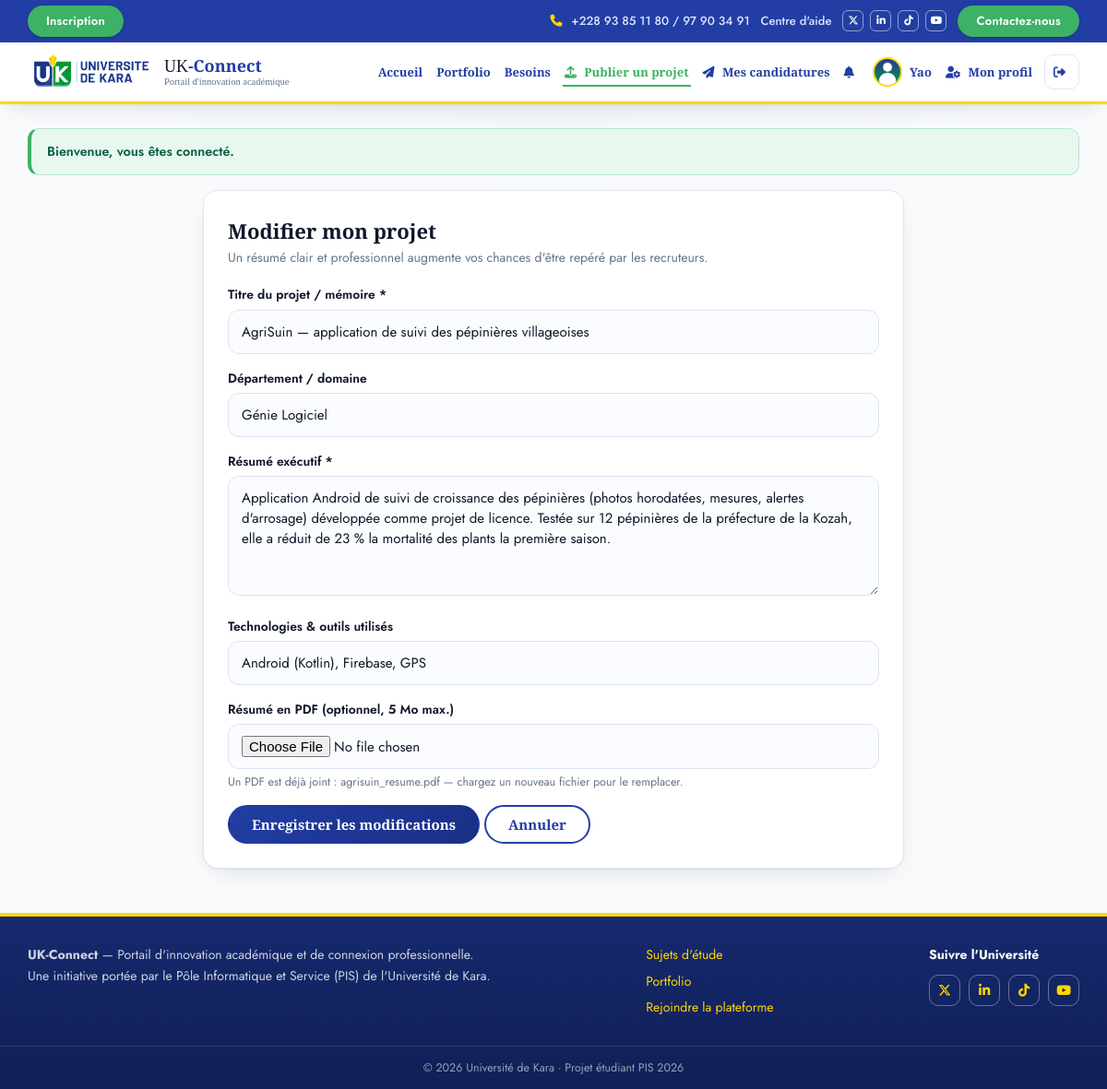
The app's page /projet-publier.php?id=1 (signed in) with its own data.
### tables this page shows
CREATE TABLE utilisateurs (
    id                INT UNSIGNED  NOT NULL AUTO_INCREMENT COMMENT 'Identifiant unique du compte',
    nom               VARCHAR(100)  NOT NULL                COMMENT 'Nom de famille',
    prenom            VARCHAR(100)  NOT NULL                COMMENT 'Prénom',
    email             VARCHAR(150)  NOT NULL                COMMENT 'Identifiant de connexion (unique)',
    telephone         VARCHAR(20)   NULL                    COMMENT 'Contact visible aux partenaires',
    mot_de_passe      VARCHAR(255)  NOT NULL                COMMENT 'Hachage password_hash (bcrypt/argon2) — JAMAIS en clair',
    role_id           TINYINT UNSIGNED NOT NULL             COMMENT 'Rôle du compte → roles(id)',
    id_faculte        INT UNSIGNED  NULL                    COMMENT 'Faculté de rattachement (étudiants)',
    nom_structure     VARCHAR(150)  NULL                    COMMENT 'Raison sociale (partenaires uniquement)',
    niveau_etudes     VARCHAR(60)   NULL                    COMMENT 'Niveau d''études actuel (Licence 3, Master 1, Ingénieur…)',
    photo_profil      VARCHAR(255)  NULL                    COMMENT 'Nom du fichier avatar',
    banniere_profil   VARCHAR(255)  NULL                    COMMENT 'Nom du fichier bannière de couverture',
    bio               TEXT          NULL                    COMMENT 'Présentation libre du profil',
    actif             BOOLEAN       NOT NULL DEFAULT TRUE   COMMENT 'Suppression douce : FALSE = compte désactivé',
    date_creation     TIMESTAMP     NOT NULL DEFAULT CURRENT_TIMESTAMP COMMENT 'Création du compte',
    date_modification TIMESTAMP     NOT NULL DEFAULT CURRENT_TIMESTAMP
                                    ON UPDATE CURRENT_TIMESTAMP COMMENT 'Dernière mise à jour (auto)',
    PRIMARY KEY (id),
    UNIQUE KEY uq_utilisateurs_email (email),
    KEY idx_utilisateurs_role (role_id),
    CONSTRAINT fk_utilisateurs_role     FOREIGN KEY (role_id)   REFERENCES roles(id)
                                        ON DELETE RESTRICT ON UPDATE CASCADE,
    CONSTRAINT fk_utilisateurs_faculte  FOREIGN KEY (id_faculte) REFERENCES facultes(id)
                                        ON DELETE SET NULL ON UPDATE CASCADE,
    CONSTRAINT chk_utilisateurs_email   CHECK (email LIKE '%_@_%._%'),
    CONSTRAINT chk_utilisateurs_mdp     CHECK (CHAR_LENGTH(mot_de_passe) >= 20)
                                         
                                         
);

CREATE TABLE projets_etudiants (
    id                  INT UNSIGNED NOT NULL AUTO_INCREMENT COMMENT 'Identifiant du projet',
    id_etudiant         INT UNSIGNED NOT NULL                COMMENT 'Auteur → utilisateurs(id)',
    titre_projet        VARCHAR(200) NOT NULL                COMMENT 'Titre du mémoire / projet',
    departement         VARCHAR(150) NULL                    COMMENT 'Domaine d''étude précis',
    resume_executif     TEXT         NOT NULL                COMMENT 'Résumé complet du projet',
    technologies_outils VARCHAR(255) NULL                    COMMENT 'Outils / méthodes utilisés',
    fichier_resume_pdf  VARCHAR(255) NULL                    COMMENT 'Nom du fichier PDF joint',
    date_publication    TIMESTAMP    NOT NULL DEFAULT CURRENT_TIMESTAMP COMMENT 'Mise en ligne',
    date_modification   TIMESTAMP    NOT NULL DEFAULT CURRENT_TIMESTAMP
                                     ON UPDATE CURRENT_TIMESTAMP COMMENT 'Dernière mise à jour (auto)',
    PRIMARY KEY (id),
    KEY idx_projets_etudiant_date (id_etudiant, date_publication),   
    FULLTEXT KEY ft_projets_recherche (titre_projet, resume_executif)  
);

### includes/auth.php (called while the page is built, shortened)
<?php
require_once __DIR__ . '/../config/database.php';
require_once __DIR__ . '/functions.php';
function current_user(): ?array
{
    static $cache = false;
    global $USER_COURANT;
    if ($cache !== false) return $USER_COURANT;
    $cache = true;
    $st = db()->prepare(
        'SELECT u.*, r.code AS role_code, f.sigle AS faculte_sigle
         FROM utilisateurs u
         JOIN roles r        ON r.id = u.role_id
         LEFT JOIN facultes f ON f.id = u.id_faculte
         WHERE u.id = ? AND u.actif = 1'
    );
    $st->execute([$_SESSION['user_id']]);
    $u = $st->fetch();
    $USER_COURANT = $u;
    return $u;
}
function est_etudiant(): bool  { $u = current_user(); return $u && $u['role_code'] === 'etudiant'; }
function est_partenaire(): bool{ $u = current_user(); return $u && $u['role_code'] === 'partenaire'; }
function est_admin(): bool     { $u = current_user(); return $u && $u['role_code'] === 'admin'; }
function require_login(): array
{
    $u = current_user();
    return $u;
}
function require_role(string ...$roles): array
{
    $u = require_login();
    return $u;
}

### config/database.php (called while the page is built, shortened)
<?php
function db(): PDO
{
    static $pdo = null;
    if ($pdo === null) {
        $dsn = 'mysql:host=' . DB_HOST . ';dbname=' . DB_NAME . ';charset=utf8mb4';
        try {
            $pdo = new PDO($dsn, DB_USER, DB_PASS, [
                PDO::ATTR_ERRMODE            => PDO::ERRMODE_EXCEPTION,
                PDO::ATTR_DEFAULT_FETCH_MODE => PDO::FETCH_ASSOC,
                PDO::ATTR_EMULATE_PREPARES   => false,
            ]);
        } catch (PDOException $e) {
            die('Impossible de se connecter à la base de données.
                 Vérifiez que MySQL est démarré dans XAMPP et que la base « ukconnect »
                 est importée (voir README.md).');
        }
    }
    return $pdo;
}

### projet-publier.php (the view, shortened to what this page needs)
<?php
require_once __DIR__ . '/includes/auth.php';
$u = require_role('etudiant');
$pdo = db();
$id = (int)($_GET['id'] ?? 0);
$projet = null;
if ($id > 0) {
    $st = $pdo->prepare('SELECT * FROM projets_etudiants WHERE id = ? AND id_etudiant = ?');
    $st->execute([$id, $u['id']]);
    $projet = $st->fetch();
}
$v = [
    'titre_projet'       => $projet['titre_projet'] ?? '',
    'departement'        => $projet['departement'] ?? '',
    'resume_executif'    => $projet['resume_executif'] ?? '',
    'technologies_outils'=> $projet['technologies_outils'] ?? '',
];
$titre = $projet ? 'Modifier mon projet' : 'Publier un projet';
require __DIR__ . '/includes/header.php';
?>
<div class="panneau panneau-moyenne">
  <div class="titre-panneau">
    <h1><?= e($titre) ?></h1>
    <p>Un résumé clair et professionnel augmente vos chances d'être repéré par les recruteurs.</p>
  </div>
  <form method="post" enctype="multipart/form-data">
    <div class="champ">
      <label for="titre_projet">Titre du projet / mémoire *</label>
      <input type="text" id="titre_projet" name="titre_projet" required maxlength="200"
             value="<?= e($v['titre_projet']) ?>">
    </div>
    <div class="champ">
      <label for="departement">Département / domaine</label>
      <input type="text" id="departement" name="departement" maxlength="150"
             placeholder="Ex. : Génie logiciel, Sciences de gestion…"
             value="<?= e($v['departement']) ?>">
    </div>
    <div class="champ">
      <label for="resume_executif">Résumé exécutif *</label>
      <textarea id="resume_executif" name="resume_executif" required
                placeholder="Problème traité, méthodologie, résultats obtenus, recommandations…"><?= e($v['resume_executif']) ?></textarea>
    </div>
    <div class="champ">
      <label for="technologies_outils">Technologies & outils utilisés</label>
      <input type="text" id="technologies_outils" name="technologies_outils" maxlength="255"
             placeholder="Ex. : Android (Kotlin), SPSS, QGIS…"
             value="<?= e($v['technologies_outils']) ?>">
    </div>
    <div class="champ">
      <label for="fichier_pdf">Résumé en PDF (optionnel, 5 Mo max.)</label>
      <input type="file" id="fichier_pdf" name="fichier_pdf" accept=".pdf,application/pdf">
      <?php if ($projet && $projet['fichier_resume_pdf']): ?>
        <div class="aide">Un PDF est déjà joint : <?= e($projet['fichier_resume_pdf']) ?> — chargez un nouveau fichier pour le remplacer.</div>
      <?php endif; ?>
    </div>
    <button type="submit" class="btn btn-bleu"><?= $projet ? 'Enregistrer les modifications' : 'Publier mon projet' ?></button>
    <a class="btn btn-outline" href="<?= url($projet ? 'projet-voir.php?id=' . $projet['id'] : 'projets.php') ?>">Annuler</a>
  </form>
</div>
<?php require __DIR__ . '/includes/footer.php'; ?>

### includes/header.php (shortened to what this page needs)
<?php
require_once __DIR__ . '/auth.php';
$u = current_user();
$titre = $titre ?? APP_NAME;
$chemin = $_SERVER['SCRIPT_NAME'] ?? '';
$navActif = function (string $suffixe) use ($chemin): string {
    if ($suffixe === '/index.php' && str_ends_with($chemin, 'admin/index.php')) return '';
    return str_ends_with($chemin, $suffixe) ? ' nav-actif' : '';
};
?>
<!DOCTYPE html>
<html lang="fr">
<head>
<link rel="stylesheet" href="https://cdnjs.cloudflare.com/ajax/libs/font-awesome/6.5.1/css/all.min.css">
<link rel="stylesheet" href="<?= url('assets/css/style.css') ?>">
</head>
<body>
<div class="topbar">
  <div class="conteneur topbar-interieur">
    <a class="topbar-btn" href="<?= url('inscription.php') ?>">Inscription</a>
    <div class="topbar-droite">
      <a class="topbar-lien topbar-tel" href="tel:+22893851180">
        <i class="fa-solid fa-phone"></i> +228 93 85 11 80 / 97 90 34 91</a>
      <a class="topbar-lien topbar-aide" href="<?= url('verifier-installation.php') ?>">Centre d'aide</a>
      <span class="topbar-sociaux">
        <a href="https://x.com/KaraUniversite" target="_blank" rel="noopener" aria-label="X (Twitter)" title="X (Twitter)"><i class="fa-brands fa-x-twitter"></i></a>
        <a href="https://www.linkedin.com/school/universit%C3%A9-de-kara" target="_blank" rel="noopener" aria-label="LinkedIn" title="LinkedIn"><i class="fa-brands fa-linkedin-in"></i></a>
        <a href="https://www.tiktok.com/@univkara_togo" target="_blank" rel="noopener" aria-label="TikTok" title="TikTok"><i class="fa-brands fa-tiktok"></i></a>
        <a href="https://www.youtube.com/@universitedekaratv7082" target="_blank" rel="noopener" aria-label="YouTube" title="YouTube"><i class="fa-brands fa-youtube"></i></a>
      </span>
      <a class="topbar-btn" href="mailto:admin@ukconnect.tg">Contactez-nous</a>
    </div>
  </div>
</div>
<header class="barre">
  <div class="conteneur barre-interieur">
    <a class="logo" href="<?= url('index.php') ?>">
      <img src="<?= url('assets/images/logo-uk.png') ?>" alt="Université de Kara" class="logo-img">
      <span class="logo-texte">UK<strong>-Connect</strong>
        <small>Portail d'innovation académique</small>
      </span>
    </a>
    <nav class="nav" id="nav">
      <a href="<?= url('index.php') ?>" class="<?= $navActif('/index.php') ?>">Accueil</a>
      <a href="<?= url('projets.php') ?>" class="<?= $navActif('/projets.php') ?>">Portfolio</a>
      <a href="<?= url('sujets.php') ?>" class="<?= $navActif('/sujets.php') ?>">Besoins</a>
      <?php if (est_admin()): ?>
        <a href="<?= url('admin/index.php') ?>" class="nav-admin<?= $navActif('admin/index.php') ?>"><i class="fa-solid fa-user-shield"></i> Administration</a>
      <?php elseif (est_partenaire()): ?>
        <a href="<?= url('sujet-deposer.php') ?>" class="<?= $navActif('/sujet-deposer.php') ?>"><i class="fa-solid fa-plus"></i> Déposer un besoin</a>
        <a href="<?= url('partenaire-espace.php') ?>" class="<?= $navActif('/partenaire-espace.php') ?>"><i class="fa-solid fa-briefcase"></i> Mon espace</a>
      <?php elseif (est_etudiant()): ?>
        <a href="<?= url('projet-publier.php') ?>" class="<?= $navActif('/projet-publier.php') ?>"><i class="fa-solid fa-upload"></i> Publier un projet</a>
        <a href="<?= url('mes-candidatures.php') ?>" class="<?= $navActif('/mes-candidatures.php') ?>"><i class="fa-solid fa-paper-plane"></i> Mes candidatures</a>
      <?php endif; ?>
      <?php if ($u): ?>
        <a href="<?= url('notifications.php') ?>" title="Mes notifications" class="nav-cloche<?= $navActif('/notifications.php') ?>">
          <i class="fa-solid fa-bell"></i><span class="nav-libelle"> Notifications</span>
        </a>
        <?php
        $lienProfilNom = $u['role_code'] === 'etudiant'
            ? url('etudiant.php?id=' . (int)$u['id'])
            : url('profil.php');
        ?>
        <a class="nav-profil" href="<?= $lienProfilNom ?>"
           title="<?= $u['role_code'] === 'etudiant' ? 'Voir mon profil public (portfolio)' : 'Mon profil' ?>">
          <?php if (!empty($u['photo_profil'])): ?>
            <img class="nav-avatar" src="<?= url('assets/uploads/avatars/' . rawurlencode($u['photo_profil'])) ?>"
                 alt="Ma photo de profil">
          <?php else: ?>
            <span class="nav-avatar nav-avatar-initiales">
              <?= e(mb_strtoupper(mb_substr($u['prenom'], 0, 1) . mb_substr($u['nom'], 0, 1))) ?>
            </span>
          <?php endif; ?>
          <span class="nav-libelle"><?= e($u['prenom']) ?></span>
        </a>
        <?php if ($u['role_code'] === 'etudiant'): ?>
          <a href="<?= url('profil.php') ?>" class="<?= $navActif('/profil.php') ?>"><i class="fa-solid fa-user-gear"></i> Mon profil</a>
        <?php endif; ?>
        <a class="nav-ico" href="<?= url('deconnexion.php') ?>"
           title="Se déconnecter"><i class="fa-solid fa-right-from-bracket"></i></a>
      <?php endif; ?>
    </nav>
  </div>
</header>
<main class="conteneur principal">
<?= flash_afficher() ?>

### records on screen
utilisateurs: photo_profil (picture), prenom "Yao"
projets_etudiants: titre_projet "AgriSuin — application de suivi des pépinières villageoises", departement "Génie Logiciel", resume_executif "Application Android de suivi de croissance des pépinières (photos horodatées, mesures, alertes d'arrosage) développée comme projet de licence. Testée sur 12 pépinières de la préfecture de la Kozah, elle a réduit de 23 % la mortalité des plants la première saison.", technologies_outils "Android (Kotlin), Firebase, GPS", fichier_resume_pdf "agrisuin_resume.pdf"

### other values on screen
$f['message'] "Bienvenue, vous êtes connecté."
$titre "Modifier mon projet"
